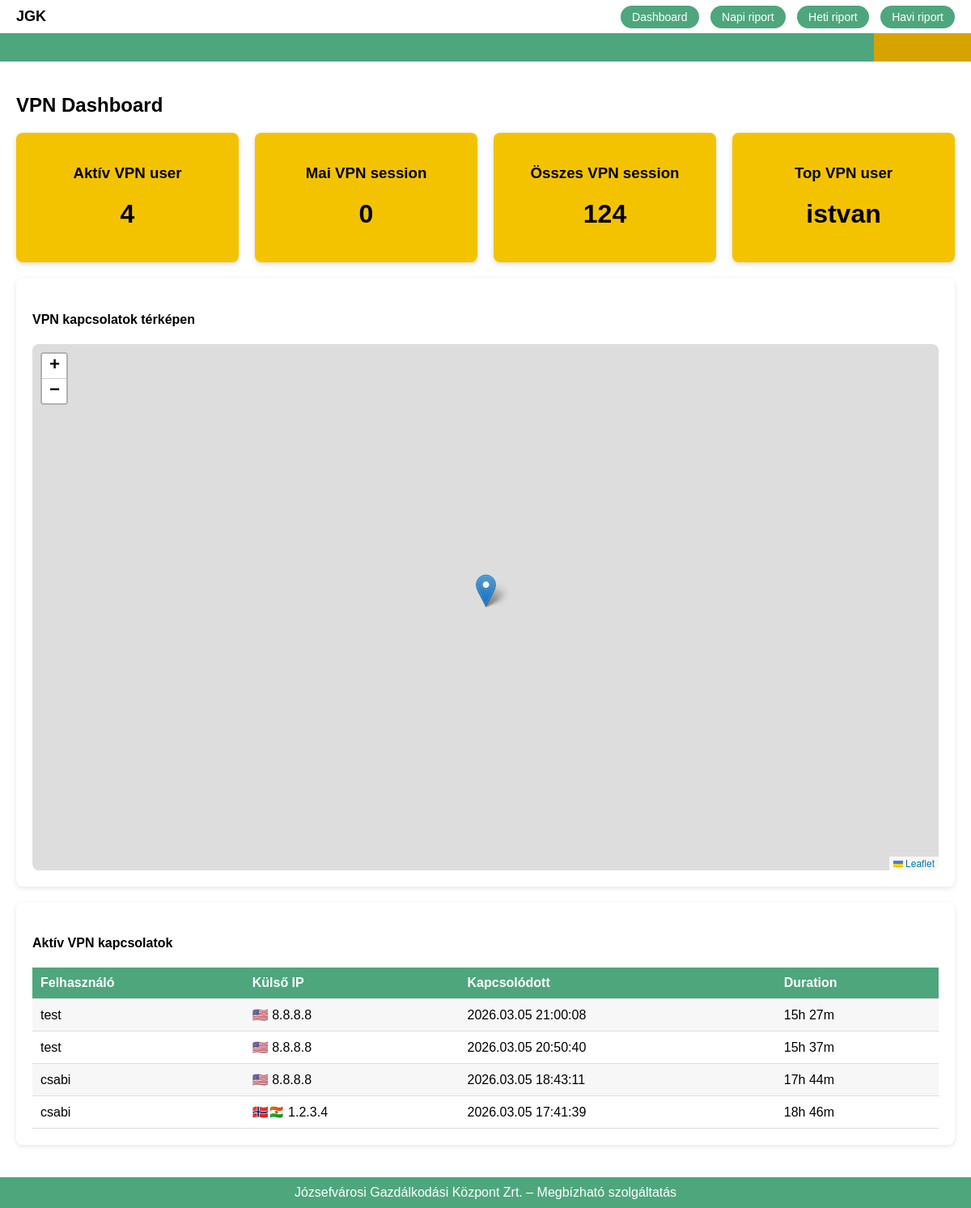
Before: / with the older database file.
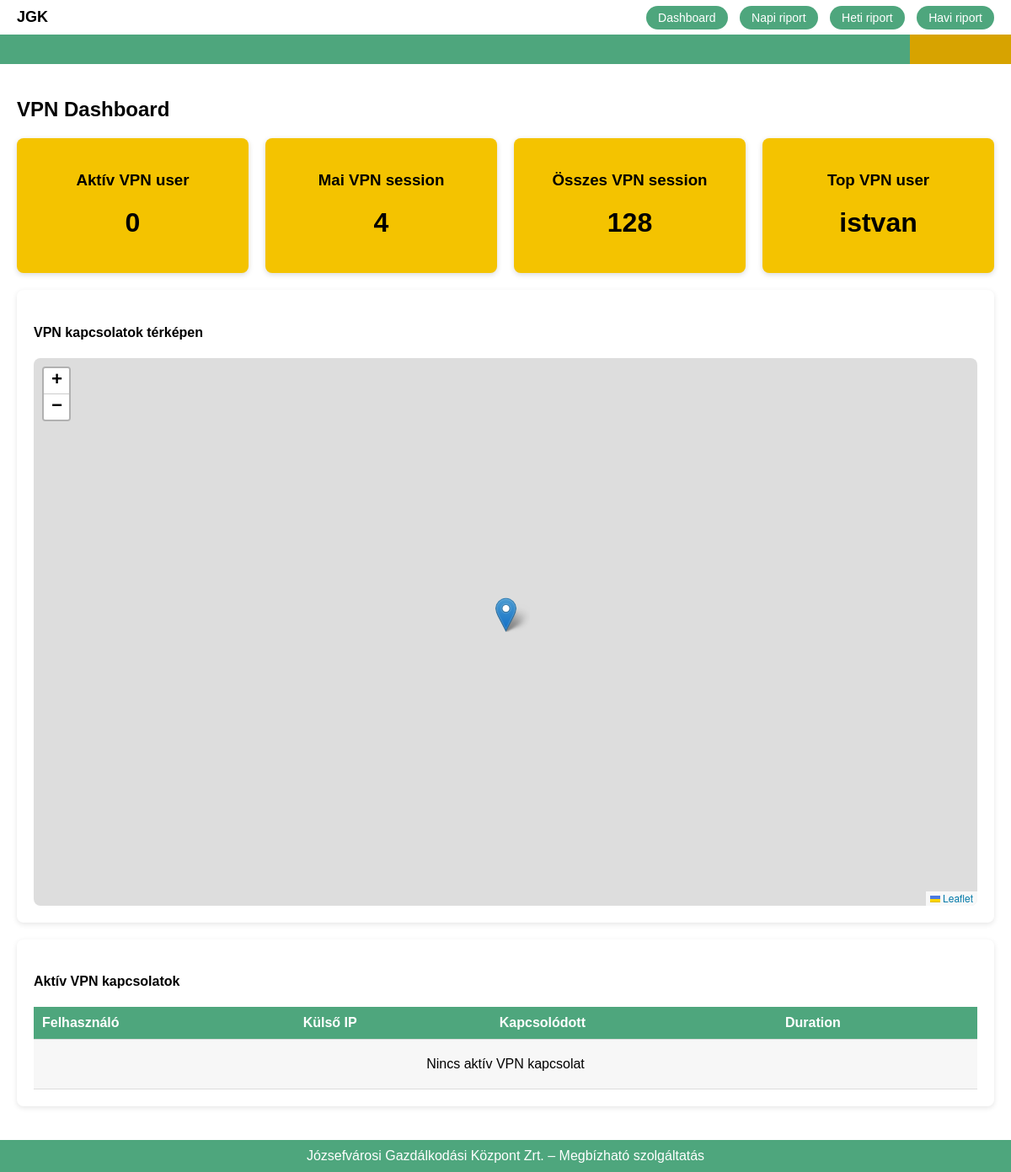
After: the same page with the newer database file.
### vpn/models.py (models this page shows, shortened)
class VPNSession(models.Model):
    username = models.CharField(max_length=100)
    remote_ip = models.GenericIPAddressField()
    vpn_ip = models.GenericIPAddressField(null=True, blank=True)
    connected_at = models.DateTimeField()
    disconnected_at = models.DateTimeField(null=True, blank=True)
    duration_seconds = models.IntegerField(null=True, blank=True)
    country = models.CharField(max_length=100, null=True, blank=True)
    country_code = models.CharField(max_length=2, null=True, blank=True)
    latitude = models.FloatField(null=True, blank=True)
    longitude = models.FloatField(null=True, blank=True)
    created_at = models.DateTimeField(auto_now_add=True)
    class Meta:
        indexes = [
            models.Index(fields=["username"]),
            models.Index(fields=["connected_at"]),
        ]

### vpn/views.py (the view)
# urls.py: path('', views.dashboard, name='dashboard'),
def dashboard(request):
    active_sessions = VPNSession.objects.filter(
        disconnected_at__isnull=True
    ).order_by("-connected_at")
    now = timezone.now()
    for s in active_sessions:
        delta = now - s.connected_at
        hours = delta.seconds // 3600
        minutes = (delta.seconds % 3600) // 60
        if hours > 0:
            s.duration = f"{hours}h {minutes}m"
        else:
            s.duration = f"{minutes}m"
    active_users = active_sessions.count()
    today_sessions = VPNSession.objects.filter(
        connected_at__date=timezone.now().date()
    ).count()
    total_sessions = VPNSession.objects.count()
    top_user = (
        VPNSession.objects
        .values("username")
        .annotate(total=Count("id"))
        .order_by("-total")
        .first()
    )
    context = {
        "sessions": active_sessions,
        "active_users": active_users,
        "today_sessions": today_sessions,
        "total_sessions": total_sessions,
        "top_user": top_user
    }
    return render(request, "dashboard.html", context)

### templates/dashboard.html (shortened to what this page needs)
{% extends "base.html" %}
{% load static %}
{% block content %}
<h2>VPN Dashboard</h2>
<div class="stats">
<div class="stat">
<h3>Aktív VPN user</h3>
<h1 id="stat-active">{{ active_users }}</h1>
</div>
<div class="stat">
<h3>Mai VPN session</h3>
<h1 id="stat-today">{{ today_sessions }}</h1>
</div>
<div class="stat">
<h3>Összes VPN session</h3>
<h1 id="stat-total">{{ total_sessions }}</h1>
</div>
<div class="stat">
<h3>Top VPN user</h3>
<h1 id="stat-topuser">
{% if top_user %}
{{ top_user.username }}
{% else %}
-
{% endif %}
</h1>
</div>
</div>
<div class="panel">
<h4>VPN kapcsolatok térképen</h4>
<div id="map" style="height:650px;"></div>
</div>
<div class="panel">
<h4>Aktív VPN kapcsolatok</h4>
<table>
<tr>
<th>Felhasználó</th>
<th>Külső IP</th>
<th>Kapcsolódott</th>
<th>Duration</th>
</tr>
{% for s in sessions %}
<tr>
<td>{{ s.username }}</td>
<td>
<span class="ip-flag" data-code="{{ s.country_code }}"></span>
{{ s.remote_ip }}
</td>
<td>{{ s.connected_at|date:"Y.m.d H:i:s" }}</td>
<td class="duration" data-start="{{ s.connected_at|date:'c' }}">
{{ s.duration }}
</td>
</tr>
{% empty %}
<tr>
<td colspan="4" style="text-align:center; padding:20px;">
Nincs aktív VPN kapcsolat
</td>
</tr>
{% endfor %}
</table>
</div>
{% endblock %}

Changed rows visible on the page:
no longer on this page (row edited): VPNSession: username "test", remote_ip "8.8.8.8", connected_at "2026.03.05 21:00:08", duration "15h 27m"
no longer on this page (row edited): VPNSession: username "test", remote_ip "8.8.8.8", connected_at "2026.03.05 20:50:40", duration "15h 37m"
no longer on this page (row edited): VPNSession: username "csabi", remote_ip "8.8.8.8", connected_at "2026.03.05 18:43:11", duration "17h 44m"
no longer on this page (row edited): VPNSession: username "csabi", remote_ip "1.2.3.4", connected_at "2026.03.05 17:41:39", duration "18h 46m"
Other visible differences:
{{ active_users }}: "4" → "0"
{{ today_sessions }}: "0" → "4"
{{ total_sessions }}: "124" → "128"
text now shown: "Nincs aktív VPN kapcsolat"
